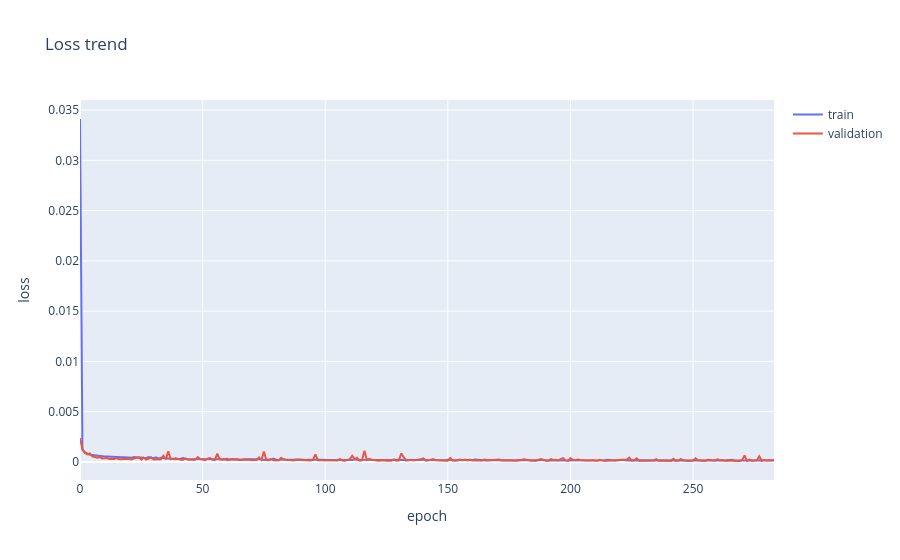

This figure's notebook cell:
### Markdown cell above
# Data Visualization

### Code cell
fig = go.Figure()
fig.add_trace(go.Scatter(y=history['loss'],
                    mode='lines', name='train'))
fig.add_trace(go.Scatter(y=history['val_loss'],
                    mode='lines', name='validation'))
fig.update_layout(title='Loss trend',
                  xaxis_title='epoch',
                  yaxis_title='loss')
fig.show()

### Figure 1 — Plotly figure (JSON) as saved in the notebook; plotly's stock layout.template omitted (floating-point values rounded to 4 significant figures; data arrays with more than 128 entries replaced by an {"elided": "..."} marker saying what was removed)
{"data": [{"mode": "lines", "name": "train", "type": "scatter", "y": {"elided": "284 float values"}}, {"mode": "lines", "name": "validation", "type": "scatter", "y": {"elided": "284 float values"}}], "layout": {"title": {"text": "Loss trend"}, "xaxis": {"title": {"text": "epoch"}}, "yaxis": {"title": {"text": "loss"}}}}
